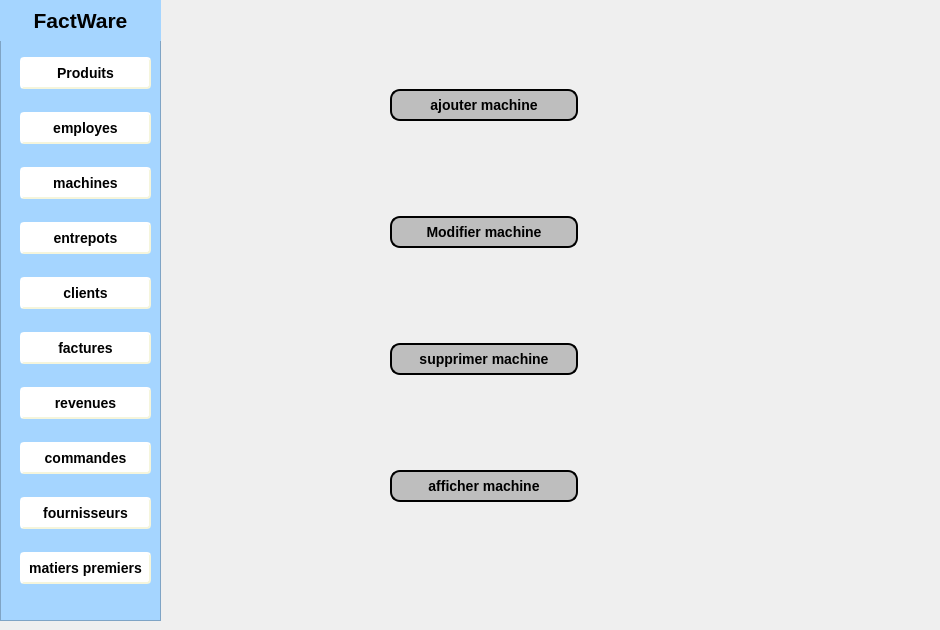
    <widget class="QWidget" name="page_14">
     <widget class="QWidget" name="layoutWidget_21">
      <property name="geometry">
       <rect>
        <x>390</x>
        <y>0</y>
        <width>188</width>
        <height>591</height>
       </rect>
      </property>
      <layout class="QVBoxLayout" name="verticalLayout_32">
       <item>
        <widget class="QPushButton" name="ajouter_5">
         <property name="cursor">
          <cursorShape>PointingHandCursor</cursorShape>
         </property>
         <property name="styleSheet">
          <string notr="true">QPushButton {
	font: 75 10pt &quot;MS Shell Dlg 2&quot;;
 background-color: rgb(190, 190, 190);
    border-style: outset;
    border-width: 2px;
    border-radius: 10px;
    border-color: black;
    font: bold 14px;
    min-width: 10em;
    padding: 6px;
}
QPushButton:pressed {
    background-color:(255, 255, 255, 10);
    border-style: inset;
  border-color: beige;
}</string>
         </property>
         <property name="text">
          <string>ajouter machine</string>
         </property>
         <property name="icon">
          <iconset>
           <normaloff>../../Desktop/images qt/icon1.png</normaloff>../../Desktop/images qt/icon1.png</iconset>
         </property>
        </widget>
       </item>
       <item>
        <widget class="QPushButton" name="modifier_5">
         <property name="cursor">
          <cursorShape>PointingHandCursor</cursorShape>
         </property>
         <property name="styleSheet">
          <string notr="true">QPushButton {
	font: 75 10pt &quot;MS Shell Dlg 2&quot;;
    background-color: rgb(190, 190, 190);
    border-style: outset;
    border-width: 2px;
    border-radius: 10px;
    border-color: black;
    font: bold 14px;
    min-width: 10em;
    padding: 6px;
}
QPushButton:pressed {
    background-color:(255, 255, 255, 10);
    border-style: inset;
  border-color: beige;
}</string>
         </property>
         <property name="text">
          <string>Modifier machine</string>
         </property>
         <property name="icon">
          <iconset>
           <normaloff>../../Desktop/images qt/icon2.png</normaloff>../../Desktop/images qt/icon2.png</iconset>
         </property>
        </widget>
       </item>
       <item>
        <widget class="QPushButton" name="supprimer_5">
         <property name="cursor">
          <cursorShape>PointingHandCursor</cursorShape>
         </property>
         <property name="styleSheet">
          <string notr="true">QPushButton {
	font: 75 10pt &quot;MS Shell Dlg 2&quot;;
    background-color: rgb(190, 190, 190);
    border-style: outset;
    border-width: 2px;
    border-radius: 10px;
    border-color: black;
    font: bold 14px;
    min-width: 10em;
    padding: 6px;
}
QPushButton:pressed {
    background-color:(255, 255, 255, 10);
    border-style: inset;
  border-color: beige;
}</string>
         </property>
         <property name="text">
          <string>supprimer machine</string>
         </property>
         <property name="icon">
          <iconset>
           <normaloff>../../Desktop/images qt/icon3.png</normaloff>../../Desktop/images qt/icon3.png</iconset>
         </property>
        </widget>
       </item>
       <item>
        <widget class="QPushButton" name="afficher_5">
         <property name="cursor">
          <cursorShape>PointingHandCursor</cursorShape>
         </property>
         <property name="styleSheet">
          <string notr="true">QPushButton {
	font: 75 10pt &quot;MS Shell Dlg 2&quot;;
    background-color: rgb(190, 190, 190);
    border-style: outset;
    border-width: 2px;
    border-radius: 10px;
    border-color: black;
    font: bold 14px;
    min-width: 10em;
    padding: 6px;
}
QPushButton:pressed {
    background-color:(255, 255, 255, 10);
    border-style: inset;
  border-color: beige;
}</string>
         </property>
         <property name="text">
          <string>afficher machine</string>
         </property>
         <property name="icon">
          <iconset>
           <normaloff>../../Desktop/images qt/icon4.png</normaloff>../../Desktop/images qt/icon4.png</iconset>
         </property>
        </widget>
       </item>
      </layout>
     </widget>
     <widget class="QFrame" name="frame_7">
      <property name="geometry">
       <rect>
        <x>0</x>
        <y>0</y>
        <width>161</width>
        <height>621</height>
       </rect>
      </property>
      <property name="styleSheet">
       <string notr="true">QFrame{
background-color:rgb(165, 213, 255);}</string>
      </property>
      <property name="frameShape">
       <enum>QFrame::StyledPanel</enum>
      </property>
      <property name="frameShadow">
       <enum>QFrame::Raised</enum>
      </property>
      <widget class="QLabel" name="label_169">
       <property name="geometry">
        <rect>
         <x>0</x>
         <y>0</y>
         <width>161</width>
         <height>41</height>
        </rect>
       </property>
       <property name="text">
        <string>&lt;html&gt;&lt;head/&gt;&lt;body&gt;&lt;p align=&quot;center&quot;&gt;&lt;span style=&quot; font-size:16pt; font-weight:600;&quot;&gt;FactWare&lt;/span&gt;&lt;/p&gt;&lt;/body&gt;&lt;/html&gt;</string>
       </property>
      </widget>
      <widget class="QWidget" name="layoutWidget_22">
       <property name="geometry">
        <rect>
         <x>20</x>
         <y>40</y>
         <width>131</width>
         <height>561</height>
        </rect>
       </property>
       <layout class="QVBoxLayout" name="verticalLayout_33">
        <item>
         <widget class="QPushButton" name="pushButton_105">
          <property name="styleSheet">
           <string notr="true">QPushButton {
    background-color: white;
    border-style: outset;
    border-width: 2px;
    border-radius: 4px;
    border-color: beige;
    font: bold 14px;
    min-width: 5em;
    padding: 6px;
}
QPushButton:pressed {
    background-color:gray;
    border-style: inset;
}</string>
          </property>
          <property name="text">
           <string>Produits</string>
          </property>
         </widget>
        </item>
        <item>
         <widget class="QPushButton" name="pushButton_106">
          <property name="styleSheet">
           <string notr="true">QPushButton {
    background-color: white;
    border-style: outset;
    border-width: 2px;
    border-radius: 4px;
    border-color: beige;
    font: bold 14px;
    min-width: 5em;
    padding: 6px;
}
QPushButton:pressed {
    background-color:gray;
    border-style: inset;
}</string>
          </property>
          <property name="text">
           <string>employes</string>
          </property>
         </widget>
        </item>
        <item>
         <widget class="QPushButton" name="pushButton_107">
          <property name="styleSheet">
           <string notr="true">QPushButton {
    background-color: white;
    border-style: outset;
    border-width: 2px;
    border-radius: 4px;
    border-color: beige;
    font: bold 14px;
    min-width: 5em;
    padding: 6px;
}
QPushButton:pressed {
    background-color:gray;
    border-style: inset;
}</string>
          </property>
          <property name="text">
           <string>machines</string>
          </property>
          <property name="icon">
           <iconset>
            <normaloff>../../Desktop/images qt/fleche_droite.png</normaloff>../../Desktop/images qt/fleche_droite.png</iconset>
          </property>
         </widget>
        </item>
        <item>
         <widget class="QPushButton" name="pushButton_108">
          <property name="styleSheet">
           <string notr="true">QPushButton {
    background-color: white;
    border-style: outset;
    border-width: 2px;
    border-radius: 4px;
    border-color: beige;
    font: bold 14px;
    min-width: 5em;
    padding: 6px;
}
QPushButton:pressed {
    background-color:gray;
    border-style: inset;
}</string>
          </property>
          <property name="text">
           <string>entrepots</string>
          </property>
         </widget>
        </item>
        <item>
         <widget class="QPushButton" name="client_7">
          <property name="styleSheet">
           <string notr="true">QPushButton {
    background-color: white;
    border-style: outset;
    border-width: 2px;
    border-radius: 4px;
    border-color: beige;
    font: bold 14px;
    min-width: 5em;
    padding: 6px;
}
QPushButton:pressed {
    background-color:gray;
    border-style: inset;
}</string>
          </property>
          <property name="text">
           <string>clients</string>
          </property>
         </widget>
        </item>
        <item>
         <widget class="QPushButton" name="pushButton_109">
          <property name="styleSheet">
           <string notr="true">QPushButton {
    background-color: white;
    border-style: outset;
    border-width: 2px;
    border-radius: 4px;
    border-color: beige;
    font: bold 14px;
    min-width: 5em;
    padding: 6px;
}
QPushButton:pressed {
    background-color:gray;
    border-style: inset;
}</string>
          </property>
          <property name="text">
           <string>factures</string>
          </property>
         </widget>
        </item>
        <item>
         <widget class="QPushButton" name="pushButton_110">
          <property name="styleSheet">
           <string notr="true">QPushButton {
    background-color: white;
    border-style: outset;
    border-width: 2px;
    border-radius: 4px;
    border-color: beige;
    font: bold 14px;
    min-width: 5em;
    padding: 6px;
}
QPushButton:pressed {
    background-color:gray;
    border-style: inset;
}</string>
          </property>
          <property name="text">
           <string>revenues</string>
          </property>
         </widget>
        </item>
        <item>
         <widget class="QPushButton" name="pushButton_111">
          <property name="styleSheet">
           <string notr="true">QPushButton {
    background-color: white;
    border-style: outset;
    border-width: 2px;
    border-radius: 4px;
    border-color: beige;
    font: bold 14px;
    min-width: 5em;
    padding: 6px;
}
QPushButton:pressed {
    background-color:gray;
    border-style: inset;
}</string>
          </property>
          <property name="text">
           <string>commandes</string>
          </property>
          <property name="checkable">
           <bool>false</bool>
          </property>
         </widget>
        </item>
        <item>
         <widget class="QPushButton" name="pushButton_112">
          <property name="styleSheet">
           <string notr="true">QPushButton {
    background-color: white;
    border-style: outset;
    border-width: 2px;
    border-radius: 4px;
    border-color: beige;
    font: bold 14px;
    min-width: 5em;
    padding: 6px;
}
QPushButton:pressed {
    background-color:gray;
    border-style: inset;
}</string>
          </property>
          <property name="text">
           <string>fournisseurs</string>
          </property>
         </widget>
        </item>
        <item>
         <widget class="QPushButton" name="pushButton_113">
          <property name="styleSheet">
           <string notr="true">QPushButton {
    background-color: white;
    border-style: outset;
    border-width: 2px;
    border-radius: 4px;
    border-color: beige;
    font: bold 14px;
    min-width: 5em;
    padding: 6px;
}
QPushButton:pressed {
    background-color:gray;
    border-style: inset;
}</string>
          </property>
          <property name="text">
           <string>matiers premiers</string>
          </property>
         </widget>
        </item>
       </layout>
      </widget>
     </widget>
     <widget class="QLabel" name="label_170">
      <property name="geometry">
       <rect>
        <x>160</x>
        <y>0</y>
        <width>771</width>
        <height>621</height>
       </rect>
      </property>
      <property name="text">
       <string/>
      </property>
      <property name="pixmap">
       <pixmap>../../Desktop/machines.jpg</pixmap>
      </property>
      <property name="scaledContents">
       <bool>true</bool>
      </property>
     </widget>
     <zorder>label_170</zorder>
     <zorder>layoutWidget_21</zorder>
     <zorder>frame_7</zorder>
    </widget>
